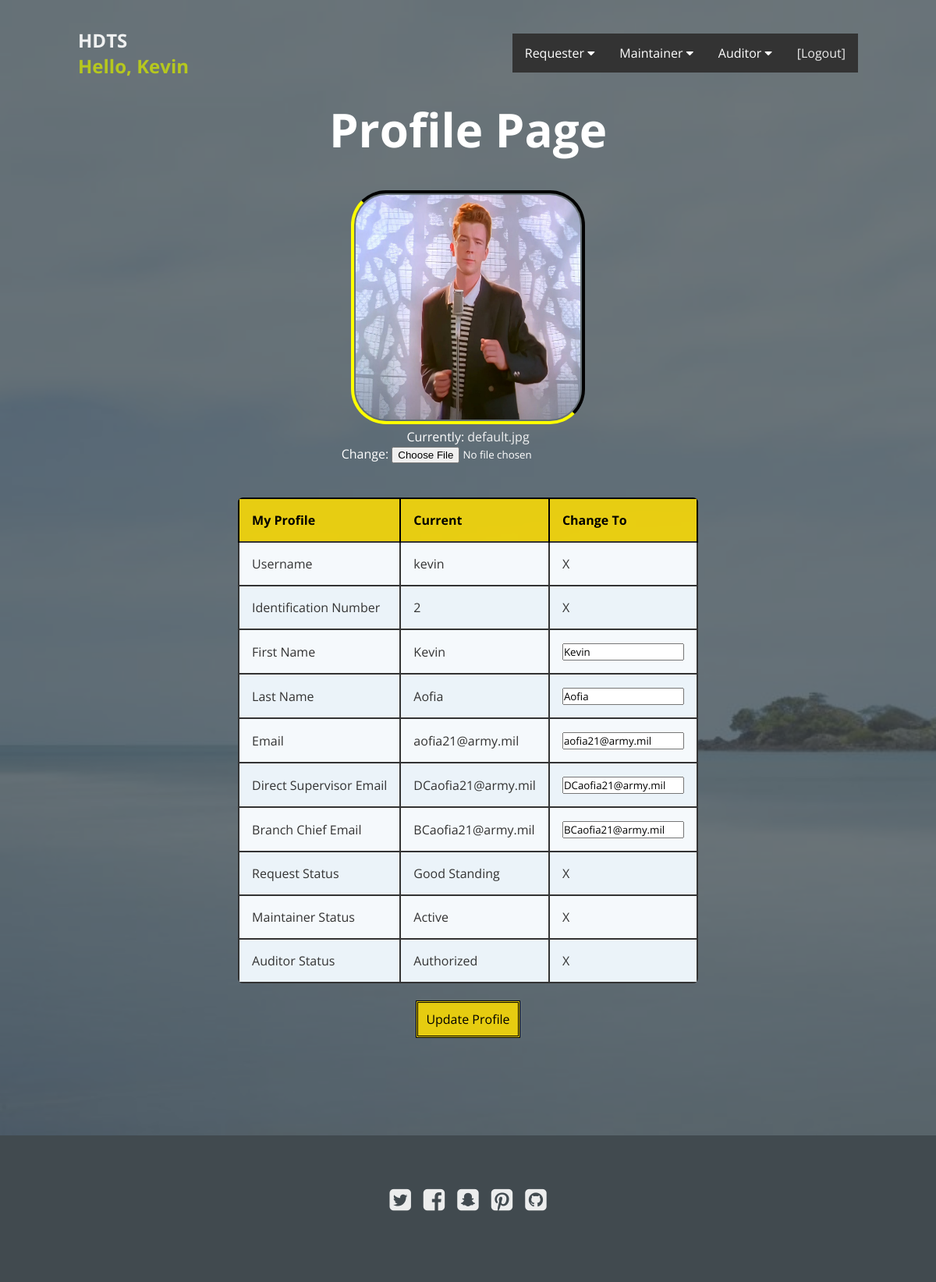
The page /profile_page/ (signed in) on the database its author committed.
### website/models.py (models this page shows, shortened)
class UserProfile(models.Model):
    user = models.OneToOneField(User, on_delete=models.CASCADE)
    profile_picture = models.ImageField(default='default.jpg')
    first_name = models.CharField(max_length=100)  # required
    last_name = models.CharField(max_length=100)  # required
    email = models.EmailField(max_length=254)  # required
    direct_supervisor_email = models.EmailField(max_length=254)  # required
    branch_chief_email = models.EmailField(max_length=254)  # required
    requester_status = models.ForeignKey(RequesterStatusChoice, blank=True, null=True, on_delete=models.SET_NULL)  # required
    maintainer_status = models.ForeignKey(MaintainerStatusChoice, blank=True, null=True, on_delete=models.SET_NULL)  # required
    auditor_status = models.ForeignKey(AuditorStatusChoice, blank=True, null=True, on_delete=models.SET_NULL)  # required
    requester_status_choices = (
        ("Good Standing", "Good Standing"),
        ("Delinquent", "Delinquent"),
        ("Disabled", "Disabled"),
        ("Archived", "Archived"),
    )
    maintainer_status_choices = (
        ("Active", "Active"),
        ("Disabled", "Disabled"),
        ("Archived", "Archived"),
    )
    auditor_status_choices = (
        ("Authorized", "Authorized"),
        ("Unauthorized", "Unauthorized"),
        ("Archived", "Archived"),
    )

class RequesterStatusChoice(models.Model):
    choice = models.CharField(max_length=300)
    def __str__(self):
        return self.choice

class MaintainerStatusChoice(models.Model):
    choice = models.CharField(max_length=300)
    def __str__(self):
        return self.choice

class AuditorStatusChoice(models.Model):
    choice = models.CharField(max_length=300)
    def __str__(self):
        return self.choice

### website/decorators.py (the view)
        def wrapper_func(request, *args, **kwargs):
            groups = []
            if request.user.groups.exists():
                for group in request.user.groups.all():
                    groups.append(group.name)
            check_true = any(group_names in groups for group_names in allowed_roles)
            if check_true:
                return view_func(request, *args, **kwargs)
            else:
                return HttpResponse("You are not authorized to view this page")

### website/forms.py
class UpdateProfileForm(ModelForm):
    class Meta:
        model = UserProfile
        fields = [
            'profile_picture',
            'first_name',
            'last_name',
            'email',
            'direct_supervisor_email',
            'branch_chief_email',
        ]

### website/views.py (called while the page is built, shortened)
@login_required(login_url='loginPage')
@allowed_users(allowed_roles=['admin', 'requester', 'maintainer', 'auditor'])
def profile_page(request):
    user = UserProfile.objects.get(user=request.user)
    update_profile_form = UpdateProfileForm(instance=user)
    profiles = UserProfile.objects.all()
    context = {
        'update_profile_form': update_profile_form,
        'profiles': profiles,
    }
    return render(request, 'pages/profile_page.html', context)

### website/templates/pages/profile_page.html (shortened to what this page needs)
{% extends 'pages/base.html' %}
{% load static %}
{% block mainBody %}
<section class="hero">
    <div class="background-image" style="background-image: url({% static 'assets/img/island.jpg' %});"></div>
    <h1>Profile Page</h1>
	<br>
	<form method="POST" enctype="multipart/form-data">
		{%for each_profile in profiles %}
		{% if each_profile.user.username == request.user.username %}
		<img class="profile-pictures" src="{{ each_profile.profile_picture.url }}">
		<br>
		{{update_profile_form.profile_picture}}
		<br><br><br>
		<table class="rwd-table">
			<th>My Profile</th>
			<th>Current</th>
			<th>Change To</th>
			<tr>
				<td>Username</td>
				<td>{{each_profile.user.username}}</td>
				<td>X</td>
			</tr>
			<tr>
				<td>Identification Number</td>
				<td>{{each_profile.user.id}}</td>
				<td>X</td>
			</tr>
			<tr>
				<td>First Name</td>
				<td>{{each_profile.first_name}}</td>
				<td>{{update_profile_form.first_name}}</td>
			</tr>
			<tr>
				<td>Last Name</td>
				<td>{{each_profile.last_name}}</td>
				<td>{{update_profile_form.last_name}}</td>
			</tr>
			<tr>
				<td>Email</td>
				<td>{{each_profile.email}}</td>
				<td>{{update_profile_form.email}}</td>
			</tr>
			<tr>
				<td>Direct Supervisor Email</td>
				<td>{{each_profile.direct_supervisor_email}}</td>
				<td>{{update_profile_form.direct_supervisor_email}}</td>
			</tr>
			<tr>
				<td>Branch Chief Email</td>
				<td>{{each_profile.branch_chief_email}}</td>
				<td>{{update_profile_form.branch_chief_email}}</td>
			</tr>
			<tr>
				<td>Request Status</td>
				<td>{{each_profile.requester_status}}</td>
				<td>X</td>
			</tr>
			<tr>
				<td>Maintainer Status</td>
				<td>{{each_profile.maintainer_status}}</td>
				<td>X</td>
			</tr>
			<tr>
				<td>Auditor Status</td>
				<td>{{each_profile.auditor_status}}</td>
				<td>X</td>
			</tr>
		</table>
		{% endif %}
		{%endfor%}
		<br>
		<input class="submit-button" type="submit" value="Update Profile">
	</form>
</section>
{% endblock %}

### website/templates/pages/base.html (shortened to what this page needs)
{% load static %}
<!DOCTYPE html>
<html>
<head>
    <link rel="stylesheet" href="http://maxcdn.bootstrapcdn.com/font-awesome/4.6.0/css/font-awesome.min.css">
    <link rel="stylesheet" href="{% static 'assets/css/styles2.css' %}">
</head>
<body>
<header>
    <h2><a href="{% url 'base' %}">HDTS</a>
        {% if request.user.is_authenticated %}
        <a href="{% url 'profilePage' %}">
            <p style="text-align:center;">
            <span style="color:rgba(201, 219, 10, 0.9);">Hello, {{request.user.first_name}}</span>
        </p>
        {% endif %}
        </a>
    </h2>
    {% block navbar %}
    {% if request.user.is_authenticated %}
    {% include 'pages/navbar_base.html' %}
    {% endif %}
    {% endblock %}
</header>
{% block mainBody %}{% endblock %}
<footer>
    <ul>
        <li><a href="#"><i class="fa fa-twitter-square"></i></a></li>
        <li><a href="#"><i class="fa fa-facebook-square"></i></a></li>
        <li><a href="#"><i class="fa fa-snapchat-square"></i></a></li>
        <li><a href="#"><i class="fa fa-pinterest-square"></i></a></li>
        <li><a href="#"><i class="fa fa-github-square"></i></a></li>
    </ul>
</footer>
</body>
</html>

### website/templates/pages/navbar_base.html (shortened to what this page needs)
<div class="navbar">
    <div class="dropdown">
        <button class="dropbtn">Requester
            <i class="fa fa-caret-down"></i>
        </button>
    </div>
    <div class="dropdown">
        <button class="dropbtn">Maintainer
            <i class="fa fa-caret-down"></i>
        </button>
    </div>
    <div class="dropdown">
        <button class="dropbtn">Auditor
            <i class="fa fa-caret-down"></i>
        </button>
    </div>
    <a href="{% url 'logoutUser' %}">[Logout]</a>
</div>

### static/assets/css/styles2.css (style rules this page uses)
* { margin: 0; padding: 0; box-sizing: border-box; }
html { font: normal 16px sans-serif; color: #555; }
ul, nav { list-style: none; }
a { text-decoration: none; color: inherit; cursor: pointer; opacity: 0.9; }
section { display: flex; flex-direction: column; align-items: center; padding: 125px 100px; }
header { position: absolute; top: 0; left: 0; z-index: 10; width: 100%; display: flex; justify-content: space-between; align-items: center; color: #fff; padding: 35px 100px 0; }
header h2 { font-family: 'Quicksand', sans-serif; }
.hero { position: relative; justify-content: center; min-height: 100vh; color: #fff; text-align: center; }
.hero .background-image { position: absolute; top: 0; left: 0; width: 100%; height: 100%; background-size: cover; background-color: #2196F3; z-index: -1; }
.hero .background-image:after { content: ''; position: absolute; top: 0; left: 0; width: 100%; height: 100%; background-color: #414a4f; opacity: 0.75; }
.hero h1 { font: bold 60px 'Open Sans', sans-serif; margin-bottom: 15px; }
footer { display: flex; flex-direction: column; align-items: center; text-align: center; color: #fff; background-color: #414a4f; padding: 60px 0; }
footer ul { display: flex; margin-bottom: 25px; font-size: 32px; }
footer ul li { margin: 0 8px; }
footer ul li:first-child { margin-left: 0; }
footer ul li:last-child { margin-right: 0; }
.navbar { overflow: hidden; background-color: #333; }
.navbar a { float: left; font-size: 16px; color: white; text-align: center; padding: 14px 16px; text-decoration: none; }
.dropdown { float: left; overflow: hidden; }
.dropdown .dropbtn { font-size: 16px; border: none; outline: none; color: white; padding: 14px 16px; background-color: inherit; font-family: inherit; margin: 0; }
* { font-family: 'Open Sans', sans-serif; }
.rwd-table { margin: auto; min-width: 300px; max-width: 100%; border-collapse: collapse; }
.rwd-table tr { background-color: #f5f9fc; }
.rwd-table tr:nth-child(odd):not(:first-child) { background-color: #ebf3f9; }
.rwd-table th { display: none; border-top: 2px solid black; border-left: 2px solid black; border-right: 2px solid black; }
.rwd-table td { display: block; border: 2px solid; }
.rwd-table td:first-child { margin-top: .5em; }
.rwd-table td:last-child { margin-bottom: .5em; }
.rwd-table td:before { font-weight: bold; width: 120px; display: inline-block; color: #000; }
.rwd-table th, .rwd-table td { text-align: left; }
.rwd-table { color: #333; border-radius: .4em; overflow: hidden; }
.rwd-table tr { border-color: #bfbfbf; }
.rwd-table th, .rwd-table td { padding: .5em 1em; }
@media screen and (min-width: 600px) { .rwd-table { border: none; } }
@media screen and (min-width: 600px) { .rwd-table td:before { display: none; } }
@media screen and (min-width: 600px) { .rwd-table th, .rwd-table td { display: table-cell; padding: .25em .5em; } }
@media screen and (min-width: 600px) { .rwd-table th:first-child, .rwd-table td:first-child { padding-left: 0; } }
@media screen and (min-width: 600px) { .rwd-table th:last-child, .rwd-table td:last-child { padding-right: 0; } }
@media screen and (min-width: 600px) { .rwd-table th, .rwd-table td { padding: 1em !important; } }
.submit-button { background-color: rgba(255, 222, 0, 0.85); border: double; color: black; padding: 10px; text-align: center; text-decoration: none; display: inline-block; font-size: 16px; cursor: pointer; }
.profile-pictures { object-fit: fill; border: 4px solid black; padding: 2px; border-radius: 15%; border-top-color: black; border-left-color: yellow; border-right-color: black; border-bottom-color: yellow; width: 300px; height: 300px; }

### rows shown on the page
UserProfile: profile_picture (placeholder picture), user.username "kevin", user.id "2", first_name "Kevin", last_name "Aofia", email "aofia21@army.mil", direct_supervisor_email "DCaofia21@army.mil", branch_chief_email "BCaofia21@army.mil", requester_status "Good Standing", maintainer_status "Active", auditor_status "Authorized"

### other values the page prints
{{ request.user.first_name }} "Kevin"
